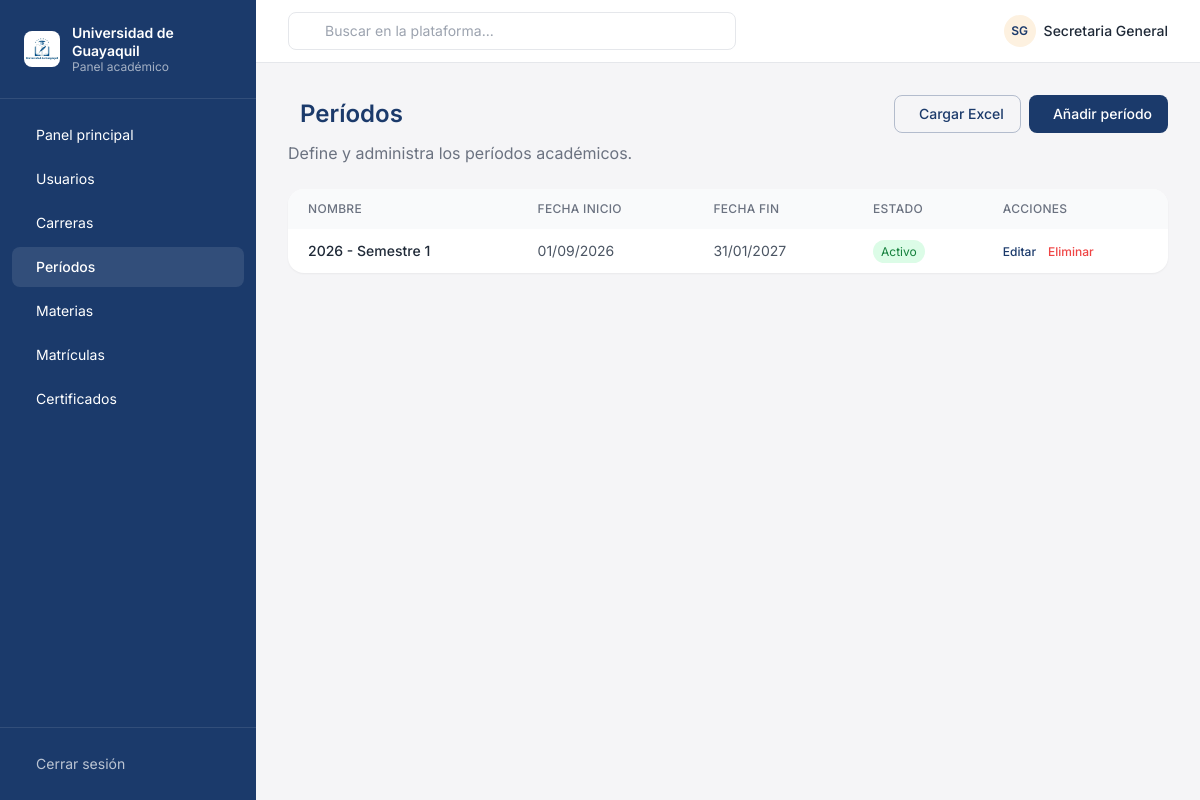
The page /secretaria/periodos/ (signed in) on the database its author committed.
### plataforma/models.py (models this page shows, shortened)
class Periodo(models.Model):
    nombre = models.CharField(max_length=20)  # 2026-1, 2026-2
    fecha_inicio = models.DateField()
    fecha_fin = models.DateField()
    activo = models.BooleanField(default=True)
    class Meta:
        verbose_name_plural = "Períodos"

### plataforma/views.py (the view)
        def wrapper(request, *args, **kwargs):
            if not request.user.is_authenticated:
                return redirect('login')
            try:
                perfil = PerfilUsuario.objects.get(user=request.user)
                if perfil.rol not in roles_permitidos:
                    messages.error(request, "❌ No tienes permisos para acceder a esta sección")
                    return redirect('index')
            except PerfilUsuario.DoesNotExist:
                messages.error(request, "❌ Tu perfil no está configurado")
                return redirect('index')
            return view_func(request, *args, **kwargs)

### plataforma/views.py (called while the page is built, shortened)
def rol_requerido(*roles_permitidos):
    def decorator(view_func):
        def wrapper(request, *args, **kwargs):
            if not request.user.is_authenticated:
                return redirect('login')
            try:
                perfil = PerfilUsuario.objects.get(user=request.user)
                if perfil.rol not in roles_permitidos:
                    messages.error(request, "❌ No tienes permisos para acceder a esta sección")
                    return redirect('index')
            except PerfilUsuario.DoesNotExist:
                messages.error(request, "❌ Tu perfil no está configurado")
                return redirect('index')
            return view_func(request, *args, **kwargs)
        return wrapper
    return decorator

@login_required(login_url='login')
@rol_requerido('admin')
def secretaria_periodos(request):
    periodos = Periodo.objects.all().order_by('-fecha_inicio')
    return render(request, 'plataforma/secretaria_periodos.html', {
        'periodos': periodos,
    })

### plataforma/templates/plataforma/secretaria_periodos.html (shortened to what this page needs)
{% extends "plataforma/base.html" %}
{% load static %}
{% block sidebar_links %}
<a href="{% url 'panel_secretaria' %}" class="flex items-center gap-3 px-3 py-2.5 rounded-lg hover:bg-white/10 transition-colors">
   Panel principal
</a>
<a href="{% url 'secretaria_usuarios' %}" class="flex items-center gap-3 px-3 py-2.5 rounded-lg hover:bg-white/10 transition-colors">
   Usuarios
</a>
<a href="{% url 'secretaria_carreras' %}" class="flex items-center gap-3 px-3 py-2.5 rounded-lg hover:bg-white/10 transition-colors">
   Carreras
</a>
<a href="{% url 'secretaria_periodos' %}" class="flex items-center gap-3 px-3 py-2.5 rounded-lg bg-white/10 font-medium">
   Períodos
</a>
<a href="{% url 'secretaria_materias' %}" class="flex items-center gap-3 px-3 py-2.5 rounded-lg hover:bg-white/10 transition-colors">
   Materias
</a>
<a href="{% url 'secretaria_matriculas' %}" class="flex items-center gap-3 px-3 py-2.5 rounded-lg hover:bg-white/10 transition-colors">
   Matrículas
</a>
<a href="{% url 'secretaria_certificados' %}" class="flex items-center gap-3 px-3 py-2.5 rounded-lg hover:bg-white/10 transition-colors">
   Certificados
</a>
{% endblock %}
{% block content %}
<div class="max-w-6xl mx-auto">
    <div class="flex items-center justify-between mb-2">
        <div class="flex items-center gap-3">
            <h1 class="text-2xl font-semibold text-navy">Períodos</h1>
        </div>
        <div class="flex gap-2">
            <button onclick="document.getElementById('modal-carga-masiva').classList.remove('hidden')"
                    class="flex items-center gap-2 border border-navy/30 text-navy text-sm font-medium px-4 py-2 rounded-lg hover:bg-navy/5 transition">
                 Cargar Excel
            </button>
            <button onclick="document.getElementById('modal-nuevo-periodo').classList.remove('hidden')"
                    class="flex items-center gap-2 bg-navy hover:bg-navy/90 text-white text-sm font-medium px-4 py-2 rounded-lg transition">
                 Añadir período
            </button>
        </div>
    </div>
    <p class="text-gray-500 mb-6">Define y administra los períodos académicos.</p>
    <div class="bg-white rounded-card shadow-sm overflow-hidden">
        <div class="overflow-x-auto">
            <table class="w-full text-sm" id="tabla-periodos">
                <thead class="bg-gray-50 text-gray-500 text-xs uppercase tracking-wide">
                    <tr>
                        <th class="text-left px-5 py-3 font-medium">Nombre</th>
                        <th class="text-left px-5 py-3 font-medium">Fecha inicio</th>
                        <th class="text-left px-5 py-3 font-medium">Fecha fin</th>
                        <th class="text-left px-5 py-3 font-medium">Estado</th>
                        <th class="text-left px-5 py-3 font-medium">Acciones</th>
                    </tr>
                </thead>
                <tbody class="divide-y divide-gray-100">
                    {% for p in periodos %}
                    <tr class="hover:bg-gray-50">
                        <td class="px-5 py-3 text-gray-800 font-medium">{{ p.nombre }}</td>
                        <td class="px-5 py-3 text-gray-600">{{ p.fecha_inicio|date:"d/m/Y" }}</td>
                        <td class="px-5 py-3 text-gray-600">{{ p.fecha_fin|date:"d/m/Y" }}</td>
                        <td class="px-5 py-3">
                            <span class="text-xs px-2 py-1 rounded-full {% if p.activo %}bg-green-100 text-green-700{% else %}bg-gray-100 text-gray-600{% endif %}">
                                {% if p.activo %}Activo{% else %}Inactivo{% endif %}
                            </span>
                        </td>
                        <td class="px-5 py-3 text-gray-600">
                            <button onclick="editarPeriodo({{ p.id }}, '{{ p.nombre }}', '{{ p.fecha_inicio|date:'Y-m-d' }}', '{{ p.fecha_fin|date:'Y-m-d' }}')"
                                    class="text-navy hover:text-navy/70 text-xs font-medium">
                                 Editar
                            </button>
                            <button onclick="eliminarPeriodo({{ p.id }})"
                                    class="text-red-500 hover:text-red-700 text-xs font-medium ml-2">
                                 Eliminar
                            </button>
                        </td>
                    </tr>
                    {% empty %}
                    <tr><td colspan="5" class="text-center px-5 py-8 text-gray-400">No hay períodos registrados</td></tr>
                    {% endfor %}
                </tbody>
            </table>
        </div>
    </div>
</div>
{% endblock %}

### plataforma/templates/plataforma/base.html (shortened to what this page needs)
{% load static %}
<!DOCTYPE html>
<html lang="es">
<head>
<script src="https://cdn.tailwindcss.com"></script>
<link rel="stylesheet" href="https://cdn.jsdelivr.net/npm/@tabler/icons-webfont@latest/dist/tabler-icons.min.css">
</head>
<body class="min-h-screen text-gray-800">
<div class="flex min-h-screen">
  <aside class="hidden md:flex md:flex-col w-64 bg-navy text-white shrink-0">
    <div class="flex items-center gap-3 px-6 py-6 border-b border-white/10">
      <img src="{% static 'images/logo.jpeg' %}" alt="Logo Universidad de Guayaquil" class="w-9 h-9 rounded-lg object-cover">
      <div>
        <p class="text-sm font-semibold leading-tight">Universidad de Guayaquil</p>
        <p class="text-xs text-white/60 leading-tight">Panel {{ user_role|default:"académico" }}</p>
      </div>
    </div>
    <nav class="flex-1 px-3 py-4 space-y-1 text-sm">
      {% block sidebar_links %}{% endblock %}
    </nav>
    <div class="px-3 py-4 border-t border-white/10 space-y-1 text-sm">
      <a href="{% url 'logout' %}" class="flex items-center gap-3 px-3 py-2.5 rounded-lg hover:bg-white/10 transition-colors text-white/70">
         Cerrar sesión
      </a>
    </div>
  </aside>
  <div class="flex-1 flex flex-col min-w-0">
    <header class="flex items-center justify-between bg-white border-b border-gray-200 px-4 md:px-8 py-3 sticky top-0 z-10">
      <div class="flex-1 max-w-md hidden sm:block">
        <div class="relative">
          <input type="text" placeholder="Buscar en la plataforma..."
                 class="w-full pl-9 pr-3 py-2 text-sm border border-gray-200 rounded-lg focus:outline-none focus:ring-2 focus:ring-navy-light/30">
        </div>
      </div>
      <div class="flex items-center gap-4">
        <div class="flex items-center gap-2">
          <div class="w-8 h-8 rounded-full bg-gold-light flex items-center justify-center text-navy text-xs font-semibold">
            {{ request.user.first_name|slice:":1"|upper }}{{ request.user.last_name|slice:":1"|upper }}
          </div>
          <span class="hidden sm:block text-sm font-medium">{{ request.user.get_full_name|default:request.user.username }}</span>
        </div>
      </div>
    </header>
    <main class="flex-1 p-4 md:p-8">
      {% block content %}{% endblock %}
    </main>
  </div>
</div>
</body>
</html>

### plataforma/templates/plataforma/base.html (style rules this page uses)
body { font-family: 'Inter', sans-serif; background-color: #F5F5F7; }

### rows shown on the page
Periodo: nombre "2026 - Semestre 1", fecha_inicio "01/09/2026", fecha_fin "31/01/2027", activo "Activo"

### other values the page prints
{{ user_role|default:"académico" }} "académico"
{{ request.user.first_name|slice:":1"|upper }} "S"
{{ request.user.last_name|slice:":1"|upper }} "G"
{{ request.user.get_full_name|default:request.user.username }} "Secretaria General"
